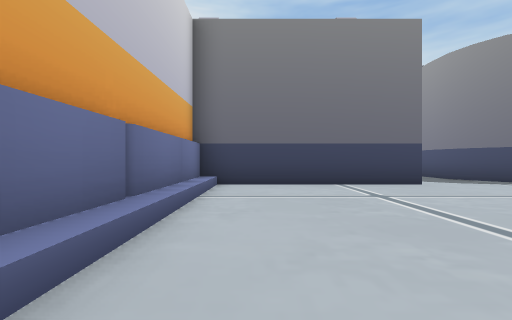
View 1 (above)

24 first-person views from a walk through a scene from a Unity 3-D project. The camera is 1.2 m above the floor, looks level and sees 90° across. The floor is counted in squares, 2 m on a side. Each view is taken from the middle of a square. On the plan, view 1 faces up. The plan holds only what a view shows up to about 9 squares ahead; the rest is blank.

View 2
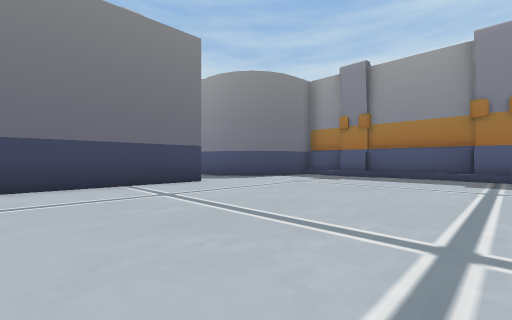

View 3
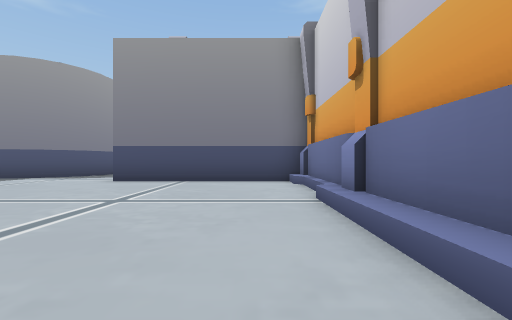

View 4
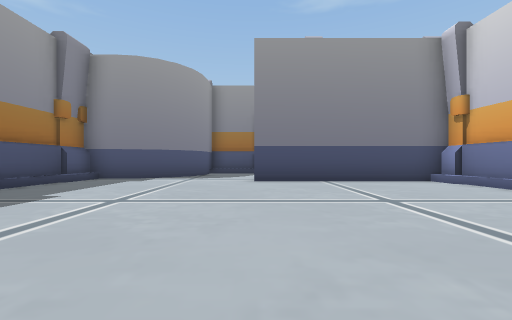

View 5
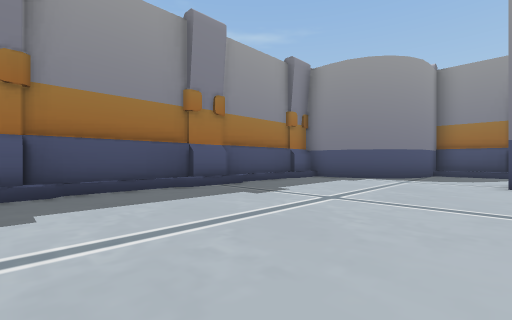

View 6
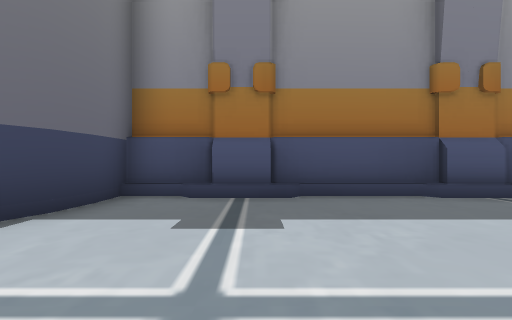

View 7
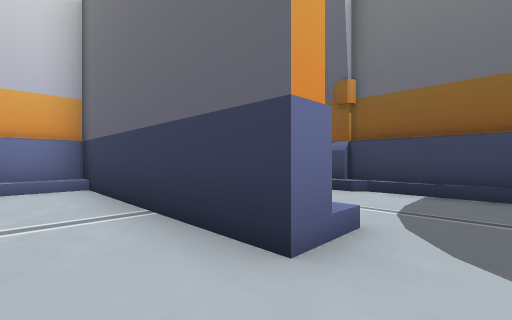

View 8
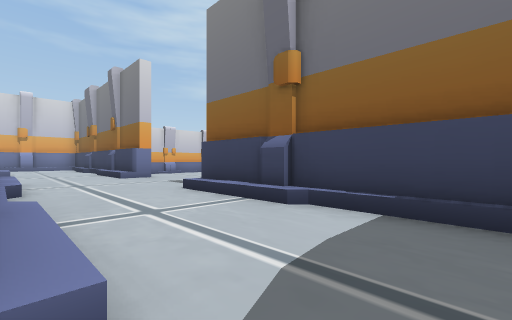

View 9
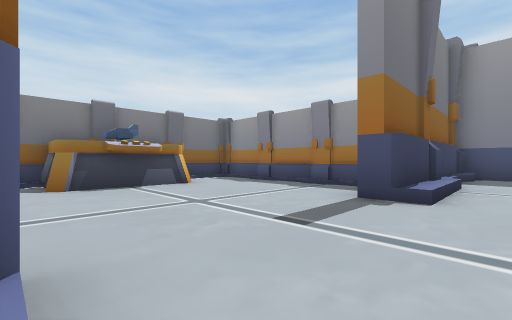

View 10
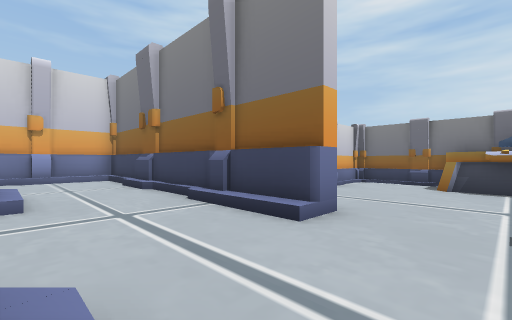

View 11
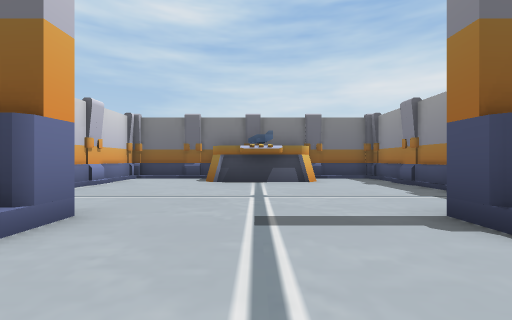

View 12
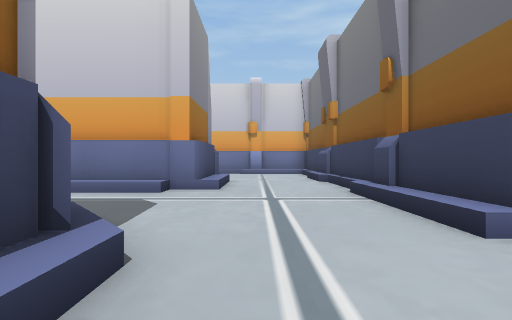

View 13
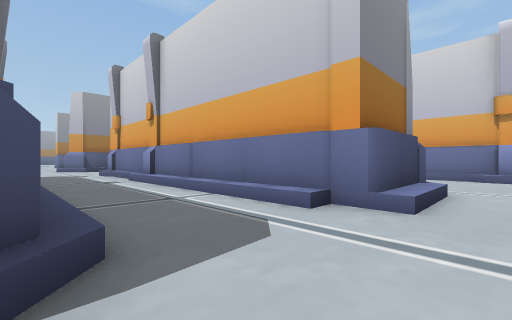

View 14
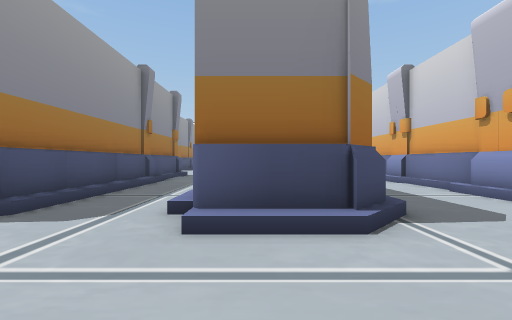

View 15
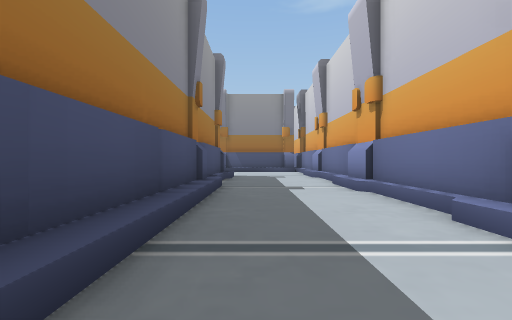

View 16
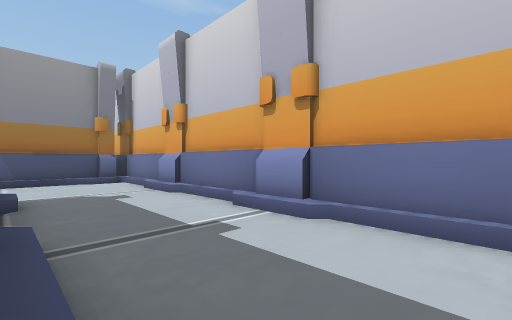

View 17
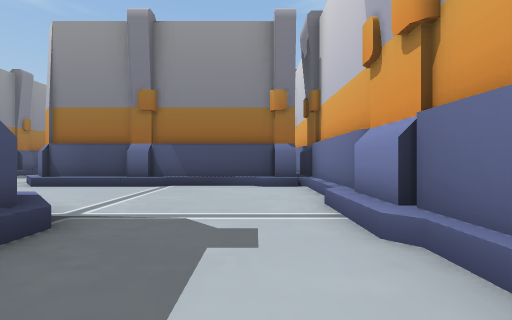

View 18
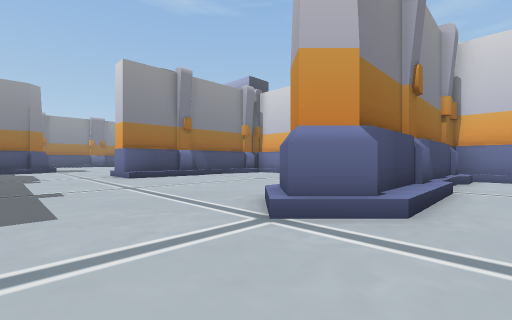

View 19
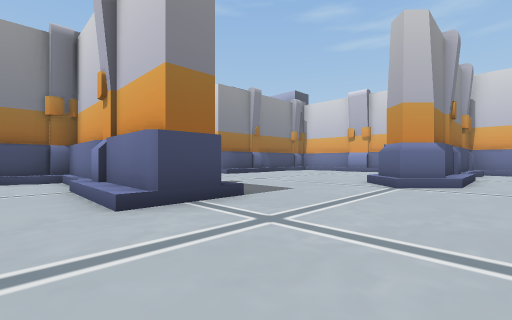

View 20
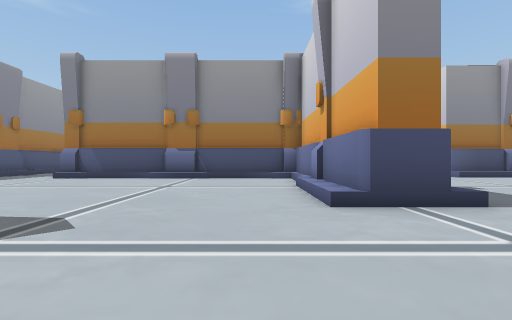

View 21
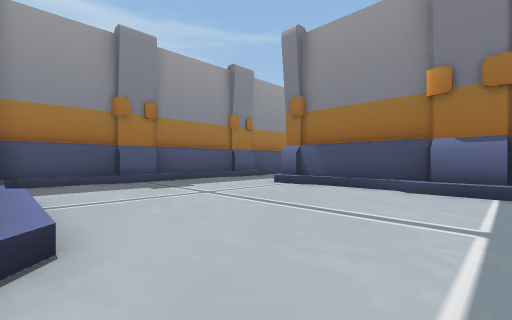

View 22
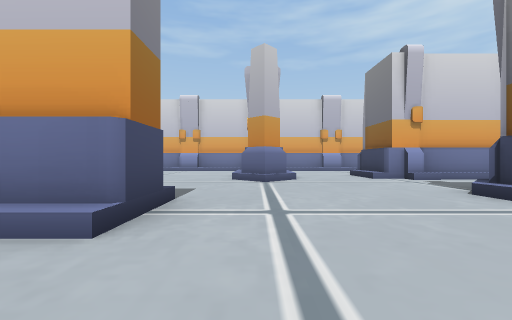

View 23
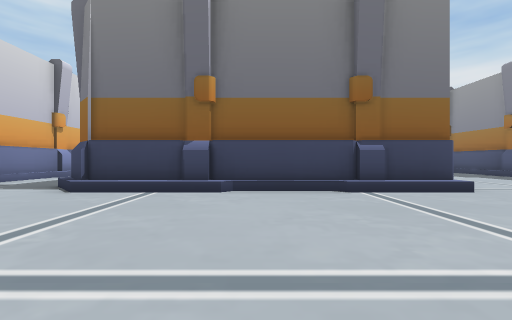

View 24
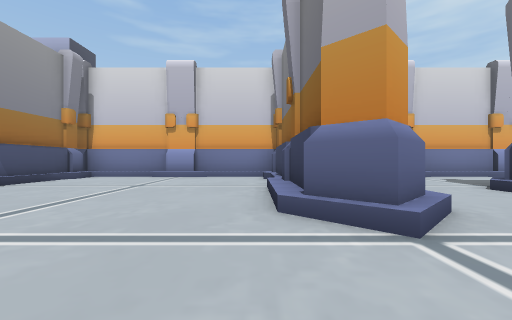

### Floor plan
Key: @ floor where view 1 was taken; # wall or solid block; . main floor; : floor 0.5 m higher than the main floor; / step, stairs or slope; O other object.
Columns run from 14 left of view 1 to 10 right of it. Each row starts with its distance up from view 1.
 17         ####  ###
 16         #..OO ..#
 15         #..OOO..#
 14         #.......#
 13          .......#
 12          .......#
 11   ####### ......#####
 10   //////###....##///#
  9  /..................##
  8 #/...................#
  7 #/...::/../::////:/..####
  6 #/../###..#########.....#
  5 #/../###..###/..........#
  4 #/../###..###/..........#
  3 #/../###..###/..........#
  2 #/../###..###/..........#
  1 #/../###..###/..........#
  0 #/../###..  #/@.........#
 -1 #/../###..  #/..........#
 -2 #/../###..  #/..........#
 -3 #/../###..###:..........#
 -4 #/...::/../:#######.....#
 -5 #/...................####
 -6 #/...................#
 -7 ##////:/......... ..##
 -8 ########/........ ###
 -9 #/................::///:#
-10  /..........#/..........#
-11  /......... #/..........#
-12  /......... #/..........#
-13  /......... #/..........#
-14  /......... #/..........#
-15  #///  /... #########...
-16  #######...
-17         ...
-18          ..

Where each view was taken, in squares from view 1:
view 1: 0 up, 0 right, facing up
view 2: 0 up, 0 right, facing up-right
view 3: 4 up, 0 right, facing down
view 4: 4 up, 4 right, facing down
view 5: 4 up, 4 right, facing down-right
view 6: 4 up, 5 right, facing right
view 7: 5 up, 5 right, facing up-left
view 8: 7 up, 5 right, facing up-left
view 9: 9 up, 4 left, facing up-right
view 10: 7 up, 2 left, facing up-left
view 11: 8 up, 2 left, facing up
view 12: 8 up, 2 left, facing left
view 13: 8 up, 4 left, facing down-left
view 14: 10 up, 8 left, facing down
view 15: 6 up, 11 left, facing down
view 16: 3 up, 10 left, facing down-left
view 17: 1 down, 12 left, facing down
view 18: 6 down, 4 left, facing down-left
view 19: 6 down, 0 right, facing down-left
view 20: 6 down, 0 right, facing down
view 21: 9 down, 2 right, facing down-right
view 22: 8 down, 1 right, facing left
view 23: 9 down, 0 right, facing up
view 24: 9 down, 4 left, facing left
